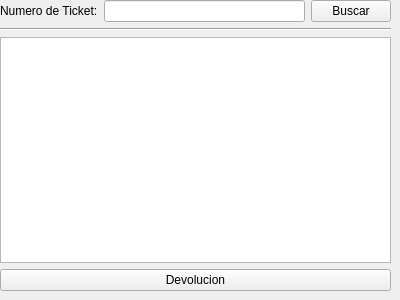
<?xml version="1.0" encoding="UTF-8"?>
<ui version="4.0">
 <class>Devolucion</class>
 <widget class="QWidget" name="Devolucion">
  <property name="geometry">
   <rect>
    <x>0</x>
    <y>0</y>
    <width>400</width>
    <height>300</height>
   </rect>
  </property>
  <property name="windowTitle">
   <string>Form</string>
  </property>
  <widget class="QWidget" name="verticalLayoutWidget">
   <property name="geometry">
    <rect>
     <x>0</x>
     <y>0</y>
     <width>391</width>
     <height>291</height>
    </rect>
   </property>
   <layout class="QVBoxLayout" name="verticalLayout">
    <item>
     <layout class="QHBoxLayout" name="horizontalLayout">
      <item>
       <widget class="QLabel" name="lbNTicket">
        <property name="text">
         <string>Numero de Ticket:</string>
        </property>
       </widget>
      </item>
      <item>
       <widget class="QLineEdit" name="txtNumTicket">
        <property name="inputMask">
         <string/>
        </property>
        <property name="text">
         <string/>
        </property>
        <property name="maxLength">
         <number>6</number>
        </property>
       </widget>
      </item>
      <item>
       <widget class="QPushButton" name="btnBuscarT">
        <property name="text">
         <string>Buscar</string>
        </property>
       </widget>
      </item>
     </layout>
    </item>
    <item>
     <widget class="Line" name="line">
      <property name="orientation">
       <enum>Qt::Horizontal</enum>
      </property>
     </widget>
    </item>
    <item>
     <widget class="QListWidget" name="ListaProductos"/>
    </item>
    <item>
     <widget class="QPushButton" name="btnDevolucion">
      <property name="text">
       <string>Devolucion</string>
      </property>
     </widget>
    </item>
   </layout>
  </widget>
 </widget>
 <resources/>
 <connections/>
</ui>
